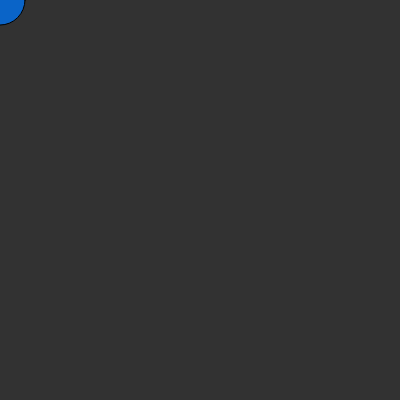
Frame 1 (no input)
Frame 60 (no input): identical to frame 1, image omitted
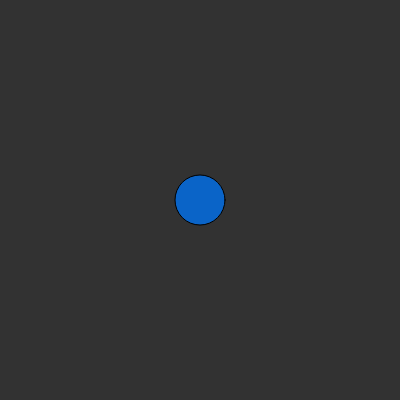
Frame 120 (the mouse pressed at the canvas centre since frame 60)

The p5.js sketch that drew these frames (run headless with seeded random() and noise() and a simulated clock; from frame 60 on, the mouse is pressed at the canvas centre):

// p5.js sketch
// ── sketch.js
function setup() {
    createCanvas(400,400);
}

function draw() {
    background(50.100);
    fill(10,100,200);
    ellipse(mouseX,mouseY,50,50);
    console.log("Check,Check");
}
